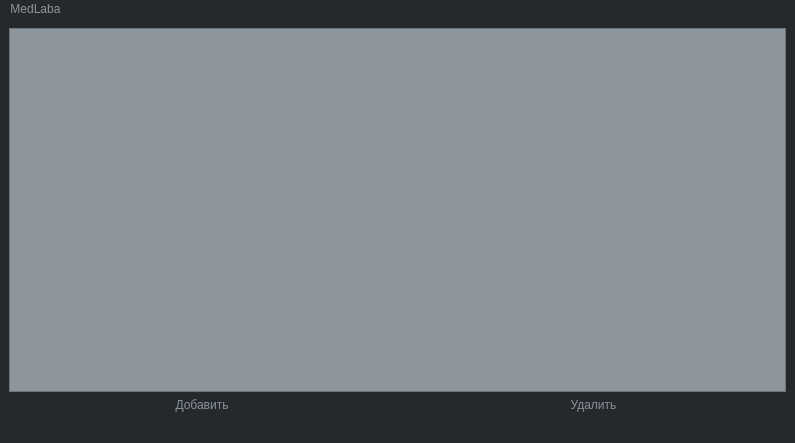
<?xml version="1.0" encoding="UTF-8"?>
<ui version="4.0">
 <class>MainWindow</class>
 <widget class="QMainWindow" name="MainWindow">
  <property name="geometry">
   <rect>
    <x>0</x>
    <y>0</y>
    <width>795</width>
    <height>443</height>
   </rect>
  </property>
  <property name="windowTitle">
   <string>MainWindow</string>
  </property>
  <property name="styleSheet">
   <string notr="true">background-color: #26292C;
color: #8D959D;</string>
  </property>
  <widget class="QWidget" name="centralwidget">
   <layout class="QGridLayout" name="gridLayout">
    <item row="1" column="1">
     <widget class="QPushButton" name="addRow">
      <property name="styleSheet">
       <string notr="true">QPushButton {
	color: #88929D; 
    border: none;
    outline: none;
}
QPushButton:hover {
    color: #92ED6B; 
    background-color: #080707; 
}

QPushButton:pressed {
    color: #88929D; 
    background-color: #080707; 
}</string>
      </property>
      <property name="text">
       <string>Добавить</string>
      </property>
      <property name="autoRepeatDelay">
       <number>299</number>
      </property>
      <property name="autoRepeatInterval">
       <number>100</number>
      </property>
      <property name="autoDefault">
       <bool>false</bool>
      </property>
      <property name="default">
       <bool>false</bool>
      </property>
      <property name="flat">
       <bool>false</bool>
      </property>
     </widget>
    </item>
    <item row="1" column="2">
     <widget class="QPushButton" name="deleteRow">
      <property name="styleSheet">
       <string notr="true">QPushButton {
	color: #88929D; 
    border: none;
    outline: none;
}
QPushButton:hover {
    color: #FF7373; 
    background-color: #080707; 
}

QPushButton:pressed {
    color: #88929D; 
    background-color: #080707; 
}</string>
      </property>
      <property name="text">
       <string>Удалить</string>
      </property>
     </widget>
    </item>
    <item row="0" column="1" colspan="2">
     <widget class="QTableView" name="tableView">
      <property name="styleSheet">
       <string notr="true">background-color: #8D959D;
color : #000000;</string>
      </property>
      <attribute name="horizontalHeaderCascadingSectionResizes">
       <bool>false</bool>
      </attribute>
      <attribute name="horizontalHeaderDefaultSectionSize">
       <number>700</number>
      </attribute>
      <attribute name="horizontalHeaderShowSortIndicator" stdset="0">
       <bool>false</bool>
      </attribute>
      <attribute name="horizontalHeaderStretchLastSection">
       <bool>true</bool>
      </attribute>
     </widget>
    </item>
   </layout>
  </widget>
  <widget class="QMenuBar" name="menubar">
   <property name="geometry">
    <rect>
     <x>0</x>
     <y>0</y>
     <width>795</width>
     <height>21</height>
    </rect>
   </property>
   <widget class="QMenu" name="menu">
    <property name="title">
     <string>MedLaba</string>
    </property>
   </widget>
   <addaction name="menu"/>
  </widget>
  <widget class="QStatusBar" name="statusbar"/>
 </widget>
 <resources/>
 <connections/>
</ui>
